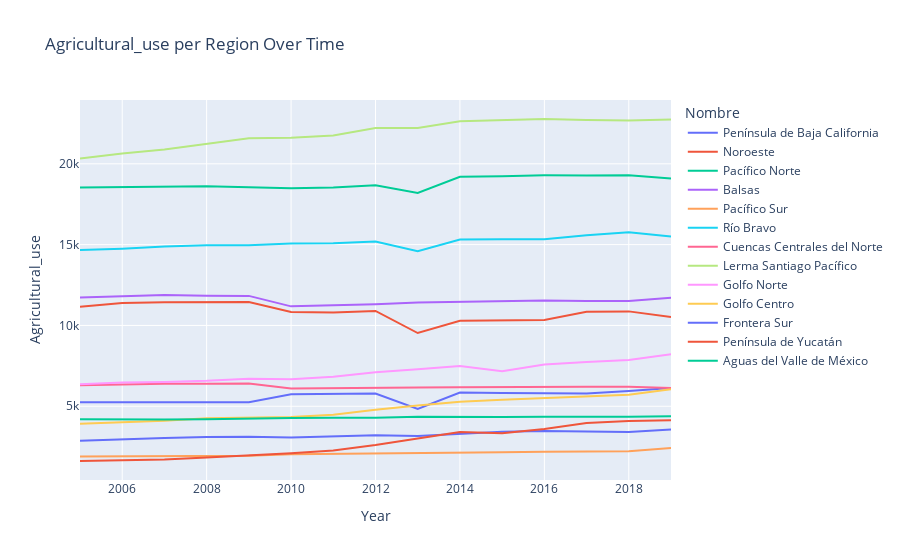
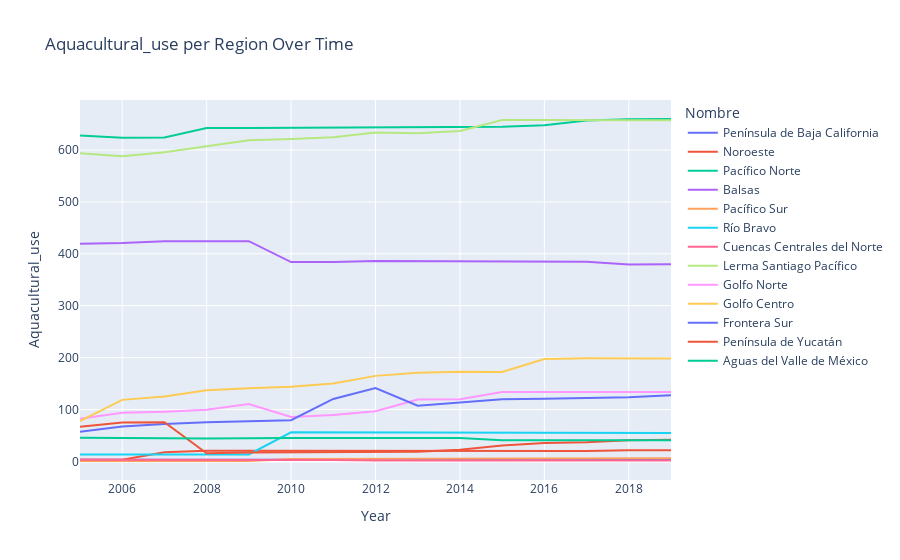
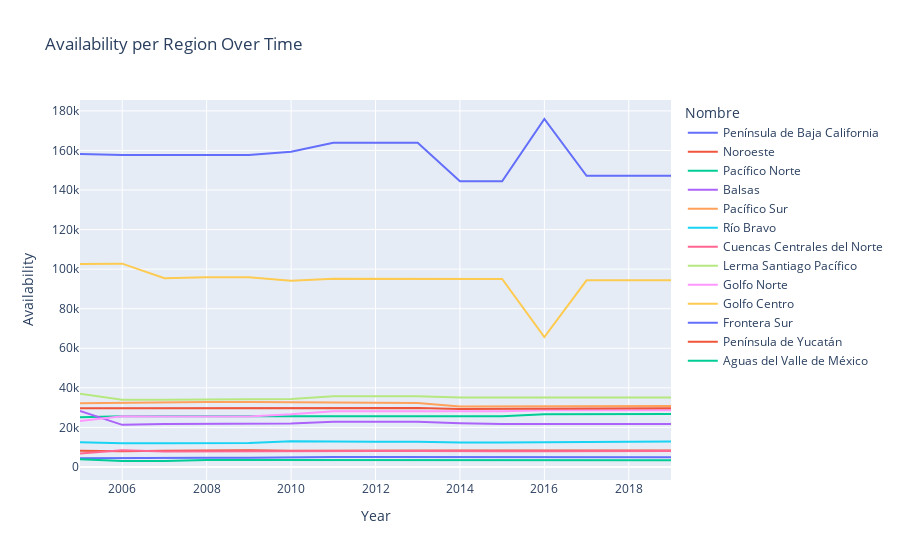
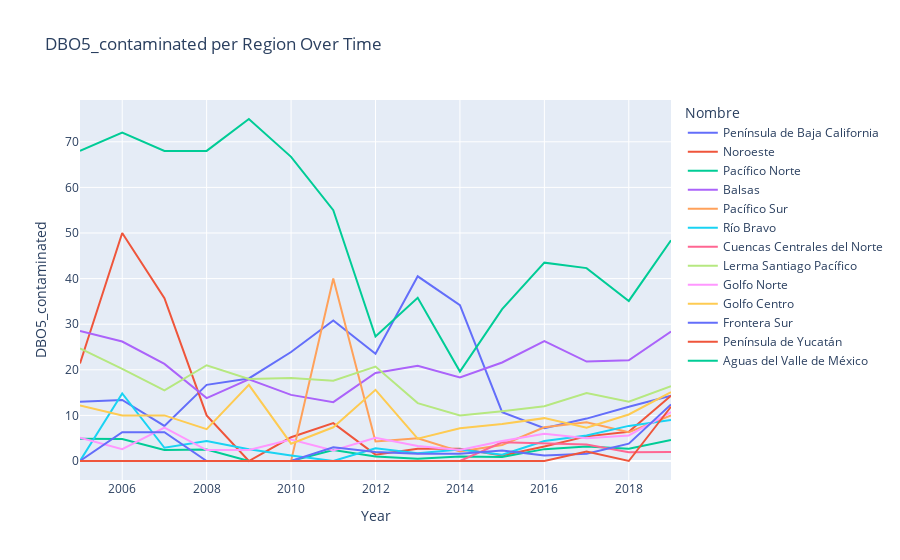

Write notebook code for charts like these, in order.
### Code cell
for file in file_names:
    if file != "data.csv":
        df = pd.read_excel(os.path.join(data_path, file))

        if "Clave" in df.columns:
            df.drop("Clave", axis=1, inplace=True)

        # Reshape the DataFrame for Plotly
        df_melted = df.melt(id_vars=["Nombre"], var_name="Year", value_name=file[:-5])

        # Create the plot
        fig = px.line(
            df_melted,
            x="Year",
            y=file[:-5],
            color="Nombre",
            title=file[:-5] + " per Region Over Time",
        )

        fig.show()

### Figure 1 — Plotly figure (JSON) as saved in the notebook; plotly's stock layout.template omitted (floating-point values rounded to 4 significant figures)
{"data": [{"hovertemplate": "Nombre=Península de Baja California<br>Year=%{x}<br>Agricultural_use=%{y}<extra></extra>", "legendgroup": "Península de Baja California", "line": {"color": "#636efa", "dash": "solid"}, "marker": {"symbol": "circle"}, "mode": "lines", "name": "Península de Baja California", "orientation": "v", "showlegend": true, "type": "scatter", "x": [2005, 2006, 2007, 2008, 2009, 2010, 2011, 2012, 2013, 2014, 2015, 2016, 2017, 2018, 2019], "xaxis": "x", "y": [5248.0, 5254.0, 5266.0, 5268.0, 5246.0, 5741.0, 5746.0, 5785.0, 4835.0, 5853.0, 5821.0, 5807.0, 5788.0, 5947.0, 6136.0], "yaxis": "y"}, {"hovertemplate": "Nombre=Noroeste<br>Year=%{x}<br>Agricultural_use=%{y}<extra></extra>", "legendgroup": "Noroeste", "line": {"color": "#EF553B", "dash": "solid"}, "marker": {"symbol": "circle"}, "mode": "lines", "name": "Noroeste", "orientation": "v", "showlegend": true, "type": "scatter", "x": [2005, 2006, 2007, 2008, 2009, 2010, 2011, 2012, 2013, 2014, 2015, 2016, 2017, 2018, 2019], "xaxis": "x", "y": [11150.0, 11390.0, 11430.0, 11430.0, 11440.0, 10830.0, 10810.0, 10900.0, 9531.0, 10290.0, 10310.0, 10330.0, 10850.0, 10870.0, 10520.0], "yaxis": "y"}, {"hovertemplate": "Nombre=Pacífico Norte<br>Year=%{x}<br>Agricultural_use=%{y}<extra></extra>", "legendgroup": "Pacífico Norte", "line": {"color": "#00cc96", "dash": "solid"}, "marker": {"symbol": "circle"}, "mode": "lines", "name": "Pacífico Norte", "orientation": "v", "showlegend": true, "type": "scatter", "x": [2005, 2006, 2007, 2008, 2009, 2010, 2011, 2012, 2013, 2014, 2015, 2016, 2017, 2018, 2019], "xaxis": "x", "y": [18540.0, 18550.0, 18560.0, 18610.0, 18550.0, 18490.0, 18530.0, 18670.0, 18190.0, 19190.0, 19230.0, 19280.0, 19280.0, 19290.0, 19090.0], "yaxis": "y"}, {"hovertemplate": "Nombre=Balsas<br>Year=%{x}<br>Agricultural_use=%{y}<extra></extra>", "legendgroup": "Balsas", "line": {"color": "#ab63fa", "dash": "solid"}, "marker": {"symbol": "circle"}, "mode": "lines", "name": "Balsas", "orientation": "v", "showlegend": true, "type": "scatter", "x": [2005, 2006, 2007, 2008, 2009, 2010, 2011, 2012, 2013, 2014, 2015, 2016, 2017, 2018, 2019], "xaxis": "x", "y": [11730.0, 11800.0, 11880.0, 11830.0, 11830.0, 11180.0, 11240.0, 11310.0, 11430.0, 11470.0, 11500.0, 11540.0, 11520.0, 11510.0, 11710.0], "yaxis": "y"}, {"hovertemplate": "Nombre=Pacífico Sur<br>Year=%{x}<br>Agricultural_use=%{y}<extra></extra>", "legendgroup": "Pacífico Sur", "line": {"color": "#FFA15A", "dash": "solid"}, "marker": {"symbol": "circle"}, "mode": "lines", "name": "Pacífico Sur", "orientation": "v", "showlegend": true, "type": "scatter", "x": [2005, 2006, 2007, 2008, 2009, 2010, 2011, 2012, 2013, 2014, 2015, 2016, 2017, 2018, 2019], "xaxis": "x", "y": [1901.0, 1910.0, 1913.0, 1929.0, 1944.0, 2038.0, 2057.0, 2079.0, 2080.0, 2132.0, 2158.0, 2184.0, 2198.0, 2212.0, 2421.0], "yaxis": "y"}, {"hovertemplate": "Nombre=Río Bravo<br>Year=%{x}<br>Agricultural_use=%{y}<extra></extra>", "legendgroup": "Río Bravo", "line": {"color": "#19d3f3", "dash": "solid"}, "marker": {"symbol": "circle"}, "mode": "lines", "name": "Río Bravo", "orientation": "v", "showlegend": true, "type": "scatter", "x": [2005, 2006, 2007, 2008, 2009, 2010, 2011, 2012, 2013, 2014, 2015, 2016, 2017, 2018, 2019], "xaxis": "x", "y": [14660.0, 14740.0, 14880.0, 14960.0, 14960.0, 15070.0, 15080.0, 15190.0, 14590.0, 15310.0, 15330.0, 15340.0, 15578, 15760.0, 15510.0], "yaxis": "y"}, {"hovertemplate": "Nombre=Cuencas Centrales del Norte<br>Year=%{x}<br>Agricultural_use=%{y}<extra></extra>", "legendgroup": "Cuencas Centrales del Norte", "line": {"color": "#FF6692", "dash": "solid"}, "marker": {"symbol": "circle"}, "mode": "lines", "name": "Cuencas Centrales del Norte", "orientation": "v", "showlegend": true, "type": "scatter", "x": [2005, 2006, 2007, 2008, 2009, 2010, 2011, 2012, 2013, 2014, 2015, 2016, 2017, 2018, 2019], "xaxis": "x", "y": [6297.0, 6344.0, 6396.0, 6395.0, 6415, 6095.0, 6102.0, 6125.0, 6160.0, 6182.0, 6201.0, 6208.0, 6203.0, 6202.0, 6138.0], "yaxis": "y"}, {"hovertemplate": "Nombre=Lerma Santiago Pacífico<br>Year=%{x}<br>Agricultural_use=%{y}<extra></extra>", "legendgroup": "Lerma Santiago Pacífico", "line": {"color": "#B6E880", "dash": "solid"}, "marker": {"symbol": "circle"}, "mode": "lines", "name": "Lerma Santiago Pacífico", "orientation": "v", "showlegend": true, "type": "scatter", "x": [2005, 2006, 2007, 2008, 2009, 2010, 2011, 2012, 2013, 2014, 2015, 2016, 2017, 2018, 2019], "xaxis": "x", "y": [20320.0, 20640.0, 20880.0, 21230.0, 21570.0, 21600.0, 21760.0, 22210.0, 22220.0, 22630.0, 22680.0, 22770.0, 22710.0, 22680.0, 22740.0], "yaxis": "y"}, {"hovertemplate": "Nombre=Golfo Norte<br>Year=%{x}<br>Agricultural_use=%{y}<extra></extra>", "legendgroup": "Golfo Norte", "line": {"color": "#FF97FF", "dash": "solid"}, "marker": {"symbol": "circle"}, "mode": "lines", "name": "Golfo Norte", "orientation": "v", "showlegend": true, "type": "scatter", "x": [2005, 2006, 2007, 2008, 2009, 2010, 2011, 2012, 2013, 2014, 2015, 2016, 2017, 2018, 2019], "xaxis": "x", "y": [6363.0, 6476.0, 6507.0, 6577.0, 6710.0, 6667.0, 6832.0, 7098.0, 7286.0, 7490.0, 7167.0, 7588.0, 7740.0, 7869.0, 8214.0], "yaxis": "y"}, {"hovertemplate": "Nombre=Golfo Centro<br>Year=%{x}<br>Agricultural_use=%{y}<extra></extra>", "legendgroup": "Golfo Centro", "line": {"color": "#FECB52", "dash": "solid"}, "marker": {"symbol": "circle"}, "mode": "lines", "name": "Golfo Centro", "orientation": "v", "showlegend": true, "type": "scatter", "x": [2005, 2006, 2007, 2008, 2009, 2010, 2011, 2012, 2013, 2014, 2015, 2016, 2017, 2018, 2019], "xaxis": "x", "y": [3923.0, 3990.0, 4099.0, 4259.0, 4280.0, 4335.0, 4473.0, 4788.0, 5046.0, 5286.0, 5407.0, 5497.0, 5595.0, 5712.0, 6057.0], "yaxis": "y"}, {"hovertemplate": "Nombre=Frontera Sur<br>Year=%{x}<br>Agricultural_use=%{y}<extra></extra>", "legendgroup": "Frontera Sur", "line": {"color": "#636efa", "dash": "solid"}, "marker": {"symbol": "circle"}, "mode": "lines", "name": "Frontera Sur", "orientation": "v", "showlegend": true, "type": "scatter", "x": [2005, 2006, 2007, 2008, 2009, 2010, 2011, 2012, 2013, 2014, 2015, 2016, 2017, 2018, 2019], "xaxis": "x", "y": [2867.0, 2963.0, 3039.0, 3105.0, 3121.0, 3070.0, 3118.0, 3205.0, 3165.0, 3301.0, 3418.0, 3473.0, 3461.0, 3403.0, 3556.0], "yaxis": "y"}, {"hovertemplate": "Nombre=Península de Yucatán<br>Year=%{x}<br>Agricultural_use=%{y}<extra></extra>", "legendgroup": "Península de Yucatán", "line": {"color": "#EF553B", "dash": "solid"}, "marker": {"symbol": "circle"}, "mode": "lines", "name": "Península de Yucatán", "orientation": "v", "showlegend": true, "type": "scatter", "x": [2005, 2006, 2007, 2008, 2009, 2010, 2011, 2012, 2013, 2014, 2015, 2016, 2017, 2018, 2019], "xaxis": "x", "y": [1615.0, 1660.0, 1710.0, 1831.0, 1958.0, 2088.0, 2259.0, 2601.0, 3013, 3405.0, 3336.0, 3588.0, 3970.0, 4084.0, 4139.0], "yaxis": "y"}, {"hovertemplate": "Nombre=Aguas del Valle de México<br>Year=%{x}<br>Agricultural_use=%{y}<extra></extra>", "legendgroup": "Aguas del Valle de México", "line": {"color": "#00cc96", "dash": "solid"}, "marker": {"symbol": "circle"}, "mode": "lines", "name": "Aguas del Valle de México", "orientation": "v", "showlegend": true, "type": "scatter", "x": [2005, 2006, 2007, 2008, 2009, 2010, 2011, 2012, 2013, 2014, 2015, 2016, 2017, 2018, 2019], "xaxis": "x", "y": [4201.0, 4173.0, 4183.0, 4205.0, 4216.0, 4269.0, 4287.0, 4296.0, 4352.0, 4326.0, 4340.0, 4347.0, 4342.0, 4351.0, 4386.0], "yaxis": "y"}], "layout": {"legend": {"title": {"text": "Nombre"}, "tracegroupgap": 0}, "title": {"text": "Agricultural_use per Region Over Time"}, "xaxis": {"anchor": "y", "domain": [0, 1], "title": {"text": "Year"}}, "yaxis": {"anchor": "x", "domain": [0, 1], "title": {"text": "Agricultural_use"}}}}

### Figure 2 — Plotly figure (JSON) as saved in the notebook; plotly's stock layout.template omitted (floating-point values rounded to 4 significant figures)
{"data": [{"hovertemplate": "Nombre=Península de Baja California<br>Year=%{x}<br>Aquacultural_use=%{y}<extra></extra>", "legendgroup": "Península de Baja California", "line": {"color": "#636efa", "dash": "solid"}, "marker": {"symbol": "circle"}, "mode": "lines", "name": "Península de Baja California", "orientation": "v", "showlegend": true, "type": "scatter", "x": [2005, 2006, 2007, 2008, 2009, 2010, 2011, 2012, 2013, 2014, 2015, 2016, 2017, 2018, 2019], "xaxis": "x", "y": [2.99, 2.99, 2.99, 2.99, 2.99, 3.07, 3.07, 3.07, 3.07, 3.07, 3.07, 3.07, 3.07, 3.31, 3.31], "yaxis": "y"}, {"hovertemplate": "Nombre=Noroeste<br>Year=%{x}<br>Aquacultural_use=%{y}<extra></extra>", "legendgroup": "Noroeste", "line": {"color": "#EF553B", "dash": "solid"}, "marker": {"symbol": "circle"}, "mode": "lines", "name": "Noroeste", "orientation": "v", "showlegend": true, "type": "scatter", "x": [2005, 2006, 2007, 2008, 2009, 2010, 2011, 2012, 2013, 2014, 2015, 2016, 2017, 2018, 2019], "xaxis": "x", "y": [3.1, 3.1, 17.8, 20.48, 20.48, 20.4, 20.4, 20.54, 20.34, 20.24, 20.34, 20.34, 20.3, 21.34, 21.34], "yaxis": "y"}, {"hovertemplate": "Nombre=Pacífico Norte<br>Year=%{x}<br>Aquacultural_use=%{y}<extra></extra>", "legendgroup": "Pacífico Norte", "line": {"color": "#00cc96", "dash": "solid"}, "marker": {"symbol": "circle"}, "mode": "lines", "name": "Pacífico Norte", "orientation": "v", "showlegend": true, "type": "scatter", "x": [2005, 2006, 2007, 2008, 2009, 2010, 2011, 2012, 2013, 2014, 2015, 2016, 2017, 2018, 2019], "xaxis": "x", "y": [627.8, 623.9, 624.3, 642.6, 642.6, 642.8, 642.8, 643.3, 643.9, 643.9, 644.6, 647.8, 657.1, 659.3, 659.8], "yaxis": "y"}, {"hovertemplate": "Nombre=Balsas<br>Year=%{x}<br>Aquacultural_use=%{y}<extra></extra>", "legendgroup": "Balsas", "line": {"color": "#ab63fa", "dash": "solid"}, "marker": {"symbol": "circle"}, "mode": "lines", "name": "Balsas", "orientation": "v", "showlegend": true, "type": "scatter", "x": [2005, 2006, 2007, 2008, 2009, 2010, 2011, 2012, 2013, 2014, 2015, 2016, 2017, 2018, 2019], "xaxis": "x", "y": [419.4, 420.7, 424.0, 424, 424.4, 384.0, 384.1, 386.2, 385.9, 386.7, 385.5, 386.0, 384.7, 379.2, 379.8], "yaxis": "y"}, {"hovertemplate": "Nombre=Pacífico Sur<br>Year=%{x}<br>Aquacultural_use=%{y}<extra></extra>", "legendgroup": "Pacífico Sur", "line": {"color": "#FFA15A", "dash": "solid"}, "marker": {"symbol": "circle"}, "mode": "lines", "name": "Pacífico Sur", "orientation": "v", "showlegend": true, "type": "scatter", "x": [2005, 2006, 2007, 2008, 2009, 2010, 2011, 2012, 2013, 2014, 2015, 2016, 2017, 2018, 2019], "xaxis": "x", "y": [0.8, 0.8, 0.8, 0.96, 0.96, 4.87, 4.87, 4.87, 4.96, 5.25, 5.45, 5.48, 5.97, 5.97, 6.17], "yaxis": "y"}, {"hovertemplate": "Nombre=Río Bravo<br>Year=%{x}<br>Aquacultural_use=%{y}<extra></extra>", "legendgroup": "Río Bravo", "line": {"color": "#19d3f3", "dash": "solid"}, "marker": {"symbol": "circle"}, "mode": "lines", "name": "Río Bravo", "orientation": "v", "showlegend": true, "type": "scatter", "x": [2005, 2006, 2007, 2008, 2009, 2010, 2011, 2012, 2013, 2014, 2015, 2016, 2017, 2018, 2019], "xaxis": "x", "y": [13.34, 13.31, 13.31, 13.38, 13.38, 55.97, 55.97, 55.98, 55.98, 55.98, 55.98, 55.98, 55.98, 54.66, 54.66], "yaxis": "y"}, {"hovertemplate": "Nombre=Cuencas Centrales del Norte<br>Year=%{x}<br>Aquacultural_use=%{y}<extra></extra>", "legendgroup": "Cuencas Centrales del Norte", "line": {"color": "#FF6692", "dash": "solid"}, "marker": {"symbol": "circle"}, "mode": "lines", "name": "Cuencas Centrales del Norte", "orientation": "v", "showlegend": true, "type": "scatter", "x": [2005, 2006, 2007, 2008, 2009, 2010, 2011, 2012, 2013, 2014, 2015, 2016, 2017, 2018, 2019], "xaxis": "x", "y": [3.18, 3.18, 3.42, 2.95, 2.95, 2.96, 2.96, 1.74, 1.74, 1.72, 1.72, 1.72, 1.72, 1.72, 1.72], "yaxis": "y"}, {"hovertemplate": "Nombre=Lerma Santiago Pacífico<br>Year=%{x}<br>Aquacultural_use=%{y}<extra></extra>", "legendgroup": "Lerma Santiago Pacífico", "line": {"color": "#B6E880", "dash": "solid"}, "marker": {"symbol": "circle"}, "mode": "lines", "name": "Lerma Santiago Pacífico", "orientation": "v", "showlegend": true, "type": "scatter", "x": [2005, 2006, 2007, 2008, 2009, 2010, 2011, 2012, 2013, 2014, 2015, 2016, 2017, 2018, 2019], "xaxis": "x", "y": [593.6, 588.0, 595.5, 607.1, 619.0, 621.2, 624.5, 634.0, 632.1, 636.5, 657.8, 657.8, 657.2, 657.2, 657.6], "yaxis": "y"}, {"hovertemplate": "Nombre=Golfo Norte<br>Year=%{x}<br>Aquacultural_use=%{y}<extra></extra>", "legendgroup": "Golfo Norte", "line": {"color": "#FF97FF", "dash": "solid"}, "marker": {"symbol": "circle"}, "mode": "lines", "name": "Golfo Norte", "orientation": "v", "showlegend": true, "type": "scatter", "x": [2005, 2006, 2007, 2008, 2009, 2010, 2011, 2012, 2013, 2014, 2015, 2016, 2017, 2018, 2019], "xaxis": "x", "y": [82.2, 93.75, 95.85, 99.56, 110.5, 85.57, 89.22, 96.73, 119.4, 120.0, 133.9, 133.8, 133.7, 133.8, 133.8], "yaxis": "y"}, {"hovertemplate": "Nombre=Golfo Centro<br>Year=%{x}<br>Aquacultural_use=%{y}<extra></extra>", "legendgroup": "Golfo Centro", "line": {"color": "#FECB52", "dash": "solid"}, "marker": {"symbol": "circle"}, "mode": "lines", "name": "Golfo Centro", "orientation": "v", "showlegend": true, "type": "scatter", "x": [2005, 2006, 2007, 2008, 2009, 2010, 2011, 2012, 2013, 2014, 2015, 2016, 2017, 2018, 2019], "xaxis": "x", "y": [77.6, 118.6, 125.0, 137.1, 140.9, 144.1, 150.3, 164.8, 170.8, 172.7, 172.5, 197.1, 198.6, 198.9, 198.5], "yaxis": "y"}, {"hovertemplate": "Nombre=Frontera Sur<br>Year=%{x}<br>Aquacultural_use=%{y}<extra></extra>", "legendgroup": "Frontera Sur", "line": {"color": "#636efa", "dash": "solid"}, "marker": {"symbol": "circle"}, "mode": "lines", "name": "Frontera Sur", "orientation": "v", "showlegend": true, "type": "scatter", "x": [2005, 2006, 2007, 2008, 2009, 2010, 2011, 2012, 2013, 2014, 2015, 2016, 2017, 2018, 2019], "xaxis": "x", "y": [56.94, 67.37, 72.17, 75.54, 77.32, 79.45, 120.4, 141.3, 107.5, 114.4, 120, 120.6, 122.2, 123.7, 127.3], "yaxis": "y"}, {"hovertemplate": "Nombre=Península de Yucatán<br>Year=%{x}<br>Aquacultural_use=%{y}<extra></extra>", "legendgroup": "Península de Yucatán", "line": {"color": "#EF553B", "dash": "solid"}, "marker": {"symbol": "circle"}, "mode": "lines", "name": "Península de Yucatán", "orientation": "v", "showlegend": true, "type": "scatter", "x": [2005, 2006, 2007, 2008, 2009, 2010, 2011, 2012, 2013, 2014, 2015, 2016, 2017, 2018, 2019], "xaxis": "x", "y": [66.94, 74.91, 75.37, 15.52, 17.2, 17.39, 17.23, 18.39, 18.58, 22.5, 30.77, 35.5, 37.07, 41.02, 41.55], "yaxis": "y"}, {"hovertemplate": "Nombre=Aguas del Valle de México<br>Year=%{x}<br>Aquacultural_use=%{y}<extra></extra>", "legendgroup": "Aguas del Valle de México", "line": {"color": "#00cc96", "dash": "solid"}, "marker": {"symbol": "circle"}, "mode": "lines", "name": "Aguas del Valle de México", "orientation": "v", "showlegend": true, "type": "scatter", "x": [2005, 2006, 2007, 2008, 2009, 2010, 2011, 2012, 2013, 2014, 2015, 2016, 2017, 2018, 2019], "xaxis": "x", "y": [45.71, 44.44, 44.44, 44.19, 45.45, 45.33, 45.33, 45.33, 45.33, 45.33, 40.85, 40.85, 40.86, 40.86, 40.86], "yaxis": "y"}], "layout": {"legend": {"title": {"text": "Nombre"}, "tracegroupgap": 0}, "title": {"text": "Aquacultural_use per Region Over Time"}, "xaxis": {"anchor": "y", "domain": [0, 1], "title": {"text": "Year"}}, "yaxis": {"anchor": "x", "domain": [0, 1], "title": {"text": "Aquacultural_use"}}}}

### Figure 3 — Plotly figure (JSON) as saved in the notebook; plotly's stock layout.template omitted (floating-point values rounded to 4 significant figures)
{"data": [{"hovertemplate": "Nombre=Península de Baja California<br>Year=%{x}<br>Availability=%{y}<extra></extra>", "legendgroup": "Península de Baja California", "line": {"color": "#636efa", "dash": "solid"}, "marker": {"symbol": "circle"}, "mode": "lines", "name": "Península de Baja California", "orientation": "v", "showlegend": true, "type": "scatter", "x": [2005, 2006, 2007, 2008, 2009, 2010, 2011, 2012, 2013, 2014, 2015, 2016, 2017, 2018, 2019], "xaxis": "x", "y": [4423, 4600, 4616, 4626, 4667, 5021, 4999, 4999, 4999, 4958, 4958, 4876, 4858, 4858, 4858], "yaxis": "y"}, {"hovertemplate": "Nombre=Noroeste<br>Year=%{x}<br>Availability=%{y}<extra></extra>", "legendgroup": "Noroeste", "line": {"color": "#EF553B", "dash": "solid"}, "marker": {"symbol": "circle"}, "mode": "lines", "name": "Noroeste", "orientation": "v", "showlegend": true, "type": "scatter", "x": [2005, 2006, 2007, 2008, 2009, 2010, 2011, 2012, 2013, 2014, 2015, 2016, 2017, 2018, 2019], "xaxis": "x", "y": [8213, 7944, 8204, 8323, 8499, 8231, 8325, 8325, 8325, 8273, 8273, 8274, 8274, 8274, 8274], "yaxis": "y"}, {"hovertemplate": "Nombre=Pacífico Norte<br>Year=%{x}<br>Availability=%{y}<extra></extra>", "legendgroup": "Pacífico Norte", "line": {"color": "#00cc96", "dash": "solid"}, "marker": {"symbol": "circle"}, "mode": "lines", "name": "Pacífico Norte", "orientation": "v", "showlegend": true, "type": "scatter", "x": [2005, 2006, 2007, 2008, 2009, 2010, 2011, 2012, 2013, 2014, 2015, 2016, 2017, 2018, 2019], "xaxis": "x", "y": [25075, 25681, 25627, 25627, 25630, 25917, 25939, 25939, 25939, 25596, 25596, 26613, 26747, 26747, 26747], "yaxis": "y"}, {"hovertemplate": "Nombre=Balsas<br>Year=%{x}<br>Availability=%{y}<extra></extra>", "legendgroup": "Balsas", "line": {"color": "#ab63fa", "dash": "solid"}, "marker": {"symbol": "circle"}, "mode": "lines", "name": "Balsas", "orientation": "v", "showlegend": true, "type": "scatter", "x": [2005, 2006, 2007, 2008, 2009, 2010, 2011, 2012, 2013, 2014, 2015, 2016, 2017, 2018, 2019], "xaxis": "x", "y": [28336, 21277, 21657, 21680, 21680, 21991, 22899, 22899, 22899, 22156, 21678, 21671, 21668, 21668, 21668], "yaxis": "y"}, {"hovertemplate": "Nombre=Pacífico Sur<br>Year=%{x}<br>Availability=%{y}<extra></extra>", "legendgroup": "Pacífico Sur", "line": {"color": "#FFA15A", "dash": "solid"}, "marker": {"symbol": "circle"}, "mode": "lines", "name": "Pacífico Sur", "orientation": "v", "showlegend": true, "type": "scatter", "x": [2005, 2006, 2007, 2008, 2009, 2010, 2011, 2012, 2013, 2014, 2015, 2016, 2017, 2018, 2019], "xaxis": "x", "y": [32226, 32496, 32794, 32794, 32824, 32683, 32351, 32351, 32351, 30565, 30565, 30836, 30836, 30836, 30836], "yaxis": "y"}, {"hovertemplate": "Nombre=Río Bravo<br>Year=%{x}<br>Availability=%{y}<extra></extra>", "legendgroup": "Río Bravo", "line": {"color": "#19d3f3", "dash": "solid"}, "marker": {"symbol": "circle"}, "mode": "lines", "name": "Río Bravo", "orientation": "v", "showlegend": true, "type": "scatter", "x": [2005, 2006, 2007, 2008, 2009, 2010, 2011, 2012, 2013, 2014, 2015, 2016, 2017, 2018, 2019], "xaxis": "x", "y": [12477, 11938, 12024, 11937, 12163, 13022, 12757, 12757, 12757, 12316, 12352, 12430, 12844, 12844, 12844], "yaxis": "y"}, {"hovertemplate": "Nombre=Cuencas Centrales del Norte<br>Year=%{x}<br>Availability=%{y}<extra></extra>", "legendgroup": "Cuencas Centrales del Norte", "line": {"color": "#FF6692", "dash": "solid"}, "marker": {"symbol": "circle"}, "mode": "lines", "name": "Cuencas Centrales del Norte", "orientation": "v", "showlegend": true, "type": "scatter", "x": [2005, 2006, 2007, 2008, 2009, 2010, 2011, 2012, 2013, 2014, 2015, 2016, 2017, 2018, 2019], "xaxis": "x", "y": [6846, 8394, 7780, 7884, 7898, 8163, 8065, 8065, 8065, 7849, 7905, 7926, 8024, 8024, 8024], "yaxis": "y"}, {"hovertemplate": "Nombre=Lerma Santiago Pacífico<br>Year=%{x}<br>Availability=%{y}<extra></extra>", "legendgroup": "Lerma Santiago Pacífico", "line": {"color": "#B6E880", "dash": "solid"}, "marker": {"symbol": "circle"}, "mode": "lines", "name": "Lerma Santiago Pacífico", "orientation": "v", "showlegend": true, "type": "scatter", "x": [2005, 2006, 2007, 2008, 2009, 2010, 2011, 2012, 2013, 2014, 2015, 2016, 2017, 2018, 2019], "xaxis": "x", "y": [37021, 34003, 34037, 34160, 34533, 34348, 35754, 35754, 35754, 35093, 35080, 34897, 35071, 35071, 35071], "yaxis": "y"}, {"hovertemplate": "Nombre=Golfo Norte<br>Year=%{x}<br>Availability=%{y}<extra></extra>", "legendgroup": "Golfo Norte", "line": {"color": "#FF97FF", "dash": "solid"}, "marker": {"symbol": "circle"}, "mode": "lines", "name": "Golfo Norte", "orientation": "v", "showlegend": true, "type": "scatter", "x": [2005, 2006, 2007, 2008, 2009, 2010, 2011, 2012, 2013, 2014, 2015, 2016, 2017, 2018, 2019], "xaxis": "x", "y": [23286, 25619, 25500, 25543, 25564, 26604, 28115, 28115, 28115, 28085, 28124, 28663, 28655, 28655, 28655], "yaxis": "y"}, {"hovertemplate": "Nombre=Golfo Centro<br>Year=%{x}<br>Availability=%{y}<extra></extra>", "legendgroup": "Golfo Centro", "line": {"color": "#FECB52", "dash": "solid"}, "marker": {"symbol": "circle"}, "mode": "lines", "name": "Golfo Centro", "orientation": "v", "showlegend": true, "type": "scatter", "x": [2005, 2006, 2007, 2008, 2009, 2010, 2011, 2012, 2013, 2014, 2015, 2016, 2017, 2018, 2019], "xaxis": "x", "y": [102551, 102779, 95455, 95866, 95866, 94089, 95124, 95124, 95124, 95129, 95022, 65645, 94363, 94363, 94363], "yaxis": "y"}, {"hovertemplate": "Nombre=Frontera Sur<br>Year=%{x}<br>Availability=%{y}<extra></extra>", "legendgroup": "Frontera Sur", "line": {"color": "#636efa", "dash": "solid"}, "marker": {"symbol": "circle"}, "mode": "lines", "name": "Frontera Sur", "orientation": "v", "showlegend": true, "type": "scatter", "x": [2005, 2006, 2007, 2008, 2009, 2010, 2011, 2012, 2013, 2014, 2015, 2016, 2017, 2018, 2019], "xaxis": "x", "y": [158160, 157754, 157754, 157754, 157754, 159404, 163845, 163845, 163845, 144459, 144459, 175912, 147195, 147195, 147195], "yaxis": "y"}, {"hovertemplate": "Nombre=Península de Yucatán<br>Year=%{x}<br>Availability=%{y}<extra></extra>", "legendgroup": "Península de Yucatán", "line": {"color": "#EF553B", "dash": "solid"}, "marker": {"symbol": "circle"}, "mode": "lines", "name": "Península de Yucatán", "orientation": "v", "showlegend": true, "type": "scatter", "x": [2005, 2006, 2007, 2008, 2009, 2010, 2011, 2012, 2013, 2014, 2015, 2016, 2017, 2018, 2019], "xaxis": "x", "y": [29646, 29645, 29645, 29645, 29645, 29596, 29856, 29856, 29856, 29324, 29324, 29647, 29647, 29647, 29647], "yaxis": "y"}, {"hovertemplate": "Nombre=Aguas del Valle de México<br>Year=%{x}<br>Availability=%{y}<extra></extra>", "legendgroup": "Aguas del Valle de México", "line": {"color": "#00cc96", "dash": "solid"}, "marker": {"symbol": "circle"}, "mode": "lines", "name": "Aguas del Valle de México", "orientation": "v", "showlegend": true, "type": "scatter", "x": [2005, 2006, 2007, 2008, 2009, 2010, 2011, 2012, 2013, 2014, 2015, 2016, 2017, 2018, 2019], "xaxis": "x", "y": [3934, 3009, 3008, 3514, 3513, 3515, 3468, 3468, 3468, 3458, 3442, 3437, 3401, 3401, 3401], "yaxis": "y"}], "layout": {"legend": {"title": {"text": "Nombre"}, "tracegroupgap": 0}, "title": {"text": "Availability per Region Over Time"}, "xaxis": {"anchor": "y", "domain": [0, 1], "title": {"text": "Year"}}, "yaxis": {"anchor": "x", "domain": [0, 1], "title": {"text": "Availability"}}}}

### Figure 4 — Plotly figure (JSON) as saved in the notebook; plotly's stock layout.template omitted (floating-point values rounded to 4 significant figures)
{"data": [{"hovertemplate": "Nombre=Península de Baja California<br>Year=%{x}<br>DBO5_contaminated=%{y}<extra></extra>", "legendgroup": "Península de Baja California", "line": {"color": "#636efa", "dash": "solid"}, "marker": {"symbol": "circle"}, "mode": "lines", "name": "Península de Baja California", "orientation": "v", "showlegend": true, "type": "scatter", "x": [2005, 2006, 2007, 2008, 2009, 2010, 2011, 2012, 2013, 2014, 2015, 2016, 2017, 2018, 2019], "xaxis": "x", "y": [13, 13.4, 7.7, 16.7, 18.1, 23.9, 30.8, 23.5, 40.5, 34.2, 10.7, 7.2, 9.3, 11.9, 14.3], "yaxis": "y"}, {"hovertemplate": "Nombre=Noroeste<br>Year=%{x}<br>DBO5_contaminated=%{y}<extra></extra>", "legendgroup": "Noroeste", "line": {"color": "#EF553B", "dash": "solid"}, "marker": {"symbol": "circle"}, "mode": "lines", "name": "Noroeste", "orientation": "v", "showlegend": true, "type": "scatter", "x": [2005, 2006, 2007, 2008, 2009, 2010, 2011, 2012, 2013, 2014, 2015, 2016, 2017, 2018, 2019], "xaxis": "x", "y": [21.4, 50, 35.7, 10, 0, 5.2, 8.3, 1.4, 2.7, 2.7, 1.2, 3.2, 5.4, 6.4, 14.3], "yaxis": "y"}, {"hovertemplate": "Nombre=Pacífico Norte<br>Year=%{x}<br>DBO5_contaminated=%{y}<extra></extra>", "legendgroup": "Pacífico Norte", "line": {"color": "#00cc96", "dash": "solid"}, "marker": {"symbol": "circle"}, "mode": "lines", "name": "Pacífico Norte", "orientation": "v", "showlegend": true, "type": "scatter", "x": [2005, 2006, 2007, 2008, 2009, 2010, 2011, 2012, 2013, 2014, 2015, 2016, 2017, 2018, 2019], "xaxis": "x", "y": [4.9, 4.8, 2.4, 2.5, 0, 0, 2.4, 1, 0.5, 1, 0.9, 2.6, 3.2, 2.7, 4.6], "yaxis": "y"}, {"hovertemplate": "Nombre=Balsas<br>Year=%{x}<br>DBO5_contaminated=%{y}<extra></extra>", "legendgroup": "Balsas", "line": {"color": "#ab63fa", "dash": "solid"}, "marker": {"symbol": "circle"}, "mode": "lines", "name": "Balsas", "orientation": "v", "showlegend": true, "type": "scatter", "x": [2005, 2006, 2007, 2008, 2009, 2010, 2011, 2012, 2013, 2014, 2015, 2016, 2017, 2018, 2019], "xaxis": "x", "y": [28.5, 26.2, 21.3, 13.8, 17.9, 14.5, 12.9, 19.3, 20.9, 18.3, 21.6, 26.3, 21.8, 22.1, 28.4], "yaxis": "y"}, {"hovertemplate": "Nombre=Pacífico Sur<br>Year=%{x}<br>DBO5_contaminated=%{y}<extra></extra>", "legendgroup": "Pacífico Sur", "line": {"color": "#FFA15A", "dash": "solid"}, "marker": {"symbol": "circle"}, "mode": "lines", "name": "Pacífico Sur", "orientation": "v", "showlegend": true, "type": "scatter", "x": [2005, 2006, 2007, 2008, 2009, 2010, 2011, 2012, 2013, 2014, 2015, 2016, 2017, 2018, 2019], "xaxis": "x", "y": [0, 0, 0, 0, 0, 0, 40, 4.3, 5, 2.1, 3.5, 7.4, 8.5, 6.3, 10], "yaxis": "y"}, {"hovertemplate": "Nombre=Río Bravo<br>Year=%{x}<br>DBO5_contaminated=%{y}<extra></extra>", "legendgroup": "Río Bravo", "line": {"color": "#19d3f3", "dash": "solid"}, "marker": {"symbol": "circle"}, "mode": "lines", "name": "Río Bravo", "orientation": "v", "showlegend": true, "type": "scatter", "x": [2005, 2006, 2007, 2008, 2009, 2010, 2011, 2012, 2013, 2014, 2015, 2016, 2017, 2018, 2019], "xaxis": "x", "y": [0, 14.8, 2.9, 4.4, 2.6, 1.2, 0, 2.8, 1.7, 2.5, 1.4, 4.4, 5.6, 7.7, 9], "yaxis": "y"}, {"hovertemplate": "Nombre=Cuencas Centrales del Norte<br>Year=%{x}<br>DBO5_contaminated=%{y}<extra></extra>", "legendgroup": "Cuencas Centrales del Norte", "line": {"color": "#FF6692", "dash": "solid"}, "marker": {"symbol": "circle"}, "mode": "lines", "name": "Cuencas Centrales del Norte", "orientation": "v", "showlegend": true, "type": "scatter", "x": [2005, 2006, 2007, 2008, 2009, 2010, 2011, 2012, 2013, 2014, 2015, 2016, 2017, 2018, 2019], "xaxis": "x", "y": [0, 0, 0, 0, 0, 0, 0, 0, 0, 0, 4.1, 3.8, 3.6, 1.9, 2], "yaxis": "y"}, {"hovertemplate": "Nombre=Lerma Santiago Pacífico<br>Year=%{x}<br>DBO5_contaminated=%{y}<extra></extra>", "legendgroup": "Lerma Santiago Pacífico", "line": {"color": "#B6E880", "dash": "solid"}, "marker": {"symbol": "circle"}, "mode": "lines", "name": "Lerma Santiago Pacífico", "orientation": "v", "showlegend": true, "type": "scatter", "x": [2005, 2006, 2007, 2008, 2009, 2010, 2011, 2012, 2013, 2014, 2015, 2016, 2017, 2018, 2019], "xaxis": "x", "y": [24.7, 20.2, 15.5, 21, 18, 18.2, 17.6, 20.7, 12.7, 10, 10.9, 12, 14.9, 13, 16.4], "yaxis": "y"}, {"hovertemplate": "Nombre=Golfo Norte<br>Year=%{x}<br>DBO5_contaminated=%{y}<extra></extra>", "legendgroup": "Golfo Norte", "line": {"color": "#FF97FF", "dash": "solid"}, "marker": {"symbol": "circle"}, "mode": "lines", "name": "Golfo Norte", "orientation": "v", "showlegend": true, "type": "scatter", "x": [2005, 2006, 2007, 2008, 2009, 2010, 2011, 2012, 2013, 2014, 2015, 2016, 2017, 2018, 2019], "xaxis": "x", "y": [5.1, 2.6, 7.3, 2.4, 2.4, 4.7, 2.3, 5.1, 3.3, 2.4, 4.4, 6, 5, 5.6, 10.7], "yaxis": "y"}, {"hovertemplate": "Nombre=Golfo Centro<br>Year=%{x}<br>DBO5_contaminated=%{y}<extra></extra>", "legendgroup": "Golfo Centro", "line": {"color": "#FECB52", "dash": "solid"}, "marker": {"symbol": "circle"}, "mode": "lines", "name": "Golfo Centro", "orientation": "v", "showlegend": true, "type": "scatter", "x": [2005, 2006, 2007, 2008, 2009, 2010, 2011, 2012, 2013, 2014, 2015, 2016, 2017, 2018, 2019], "xaxis": "x", "y": [12.2, 10, 10, 7, 16.7, 3.8, 7.4, 15.6, 4.9, 7.2, 8.1, 9.4, 7.3, 10.2, 15.1], "yaxis": "y"}, {"hovertemplate": "Nombre=Frontera Sur<br>Year=%{x}<br>DBO5_contaminated=%{y}<extra></extra>", "legendgroup": "Frontera Sur", "line": {"color": "#636efa", "dash": "solid"}, "marker": {"symbol": "circle"}, "mode": "lines", "name": "Frontera Sur", "orientation": "v", "showlegend": true, "type": "scatter", "x": [2005, 2006, 2007, 2008, 2009, 2010, 2011, 2012, 2013, 2014, 2015, 2016, 2017, 2018, 2019], "xaxis": "x", "y": [0, 6.3, 6.3, 0, 0, 0, 3, 2, 1.6, 1.6, 2.3, 1.2, 1.6, 3.8, 12.4], "yaxis": "y"}, {"hovertemplate": "Nombre=Península de Yucatán<br>Year=%{x}<br>DBO5_contaminated=%{y}<extra></extra>", "legendgroup": "Península de Yucatán", "line": {"color": "#EF553B", "dash": "solid"}, "marker": {"symbol": "circle"}, "mode": "lines", "name": "Península de Yucatán", "orientation": "v", "showlegend": true, "type": "scatter", "x": [2005, 2006, 2007, 2008, 2009, 2010, 2011, 2012, 2013, 2014, 2015, 2016, 2017, 2018, 2019], "xaxis": "x", "y": [0, 0, 0, 0, 0, 0, 0, 0, 0, 0, 0, 0, 2.1, 0, 11.9], "yaxis": "y"}, {"hovertemplate": "Nombre=Aguas del Valle de México<br>Year=%{x}<br>DBO5_contaminated=%{y}<extra></extra>", "legendgroup": "Aguas del Valle de México", "line": {"color": "#00cc96", "dash": "solid"}, "marker": {"symbol": "circle"}, "mode": "lines", "name": "Aguas del Valle de México", "orientation": "v", "showlegend": true, "type": "scatter", "x": [2005, 2006, 2007, 2008, 2009, 2010, 2011, 2012, 2013, 2014, 2015, 2016, 2017, 2018, 2019], "xaxis": "x", "y": [68, 72, 68, 68, 75, 66.7, 55, 27.3, 35.8, 19.6, 33.3, 43.5, 42.3, 35.1, 48.4], "yaxis": "y"}], "layout": {"legend": {"title": {"text": "Nombre"}, "tracegroupgap": 0}, "title": {"text": "DBO5_contaminated per Region Over Time"}, "xaxis": {"anchor": "y", "domain": [0, 1], "title": {"text": "Year"}}, "yaxis": {"anchor": "x", "domain": [0, 1], "title": {"text": "DBO5_contaminated"}}}}
